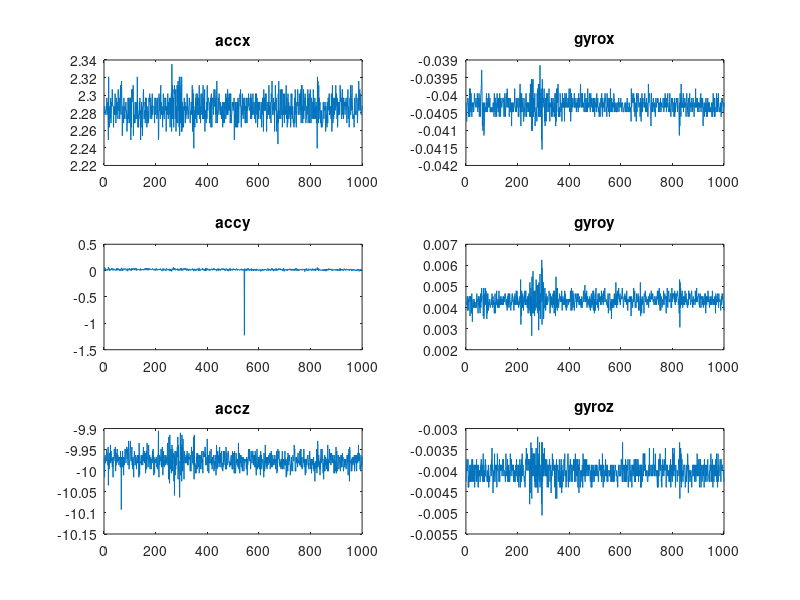

The MATLAB script that drew this image:
clear,clc,close all
load('mpu6050static1000origin_data.mat')

accx = [];
accy = [];
accz = [];
gyrox = [];
gyroy = [];
gyroz = [];
for i = 1:1000
	accx = [accx data(i).accx];
	accy = [accy data(i).accy];
	accz = [accz data(i).accz];
	gyrox = [gyrox data(i).gyrox];
	gyroy = [gyroy data(i).gyroy];
	gyroz = [gyroz data(i).gyroz];
end


figure
subplot(3,2,1)
plot(accx/(2^16-1)*16*9.8*2);
title('accx')
subplot(3,2,2)
plot(gyrox/(2^16-1)*500*pi/180);
title('gyrox')
subplot(3,2,3)
plot(accy/(2^16-1)*16*9.8*2);
title('accy')
subplot(3,2,4)
plot(gyroy/(2^16-1)*500*pi/180);
title('gyroy')
subplot(3,2,5)
plot(accz/(2^16-1)*16*9.8*2);
title('accz')
subplot(3,2,6)
plot(gyroz/(2^16-1)*500*pi/180);
title('gyroz')
